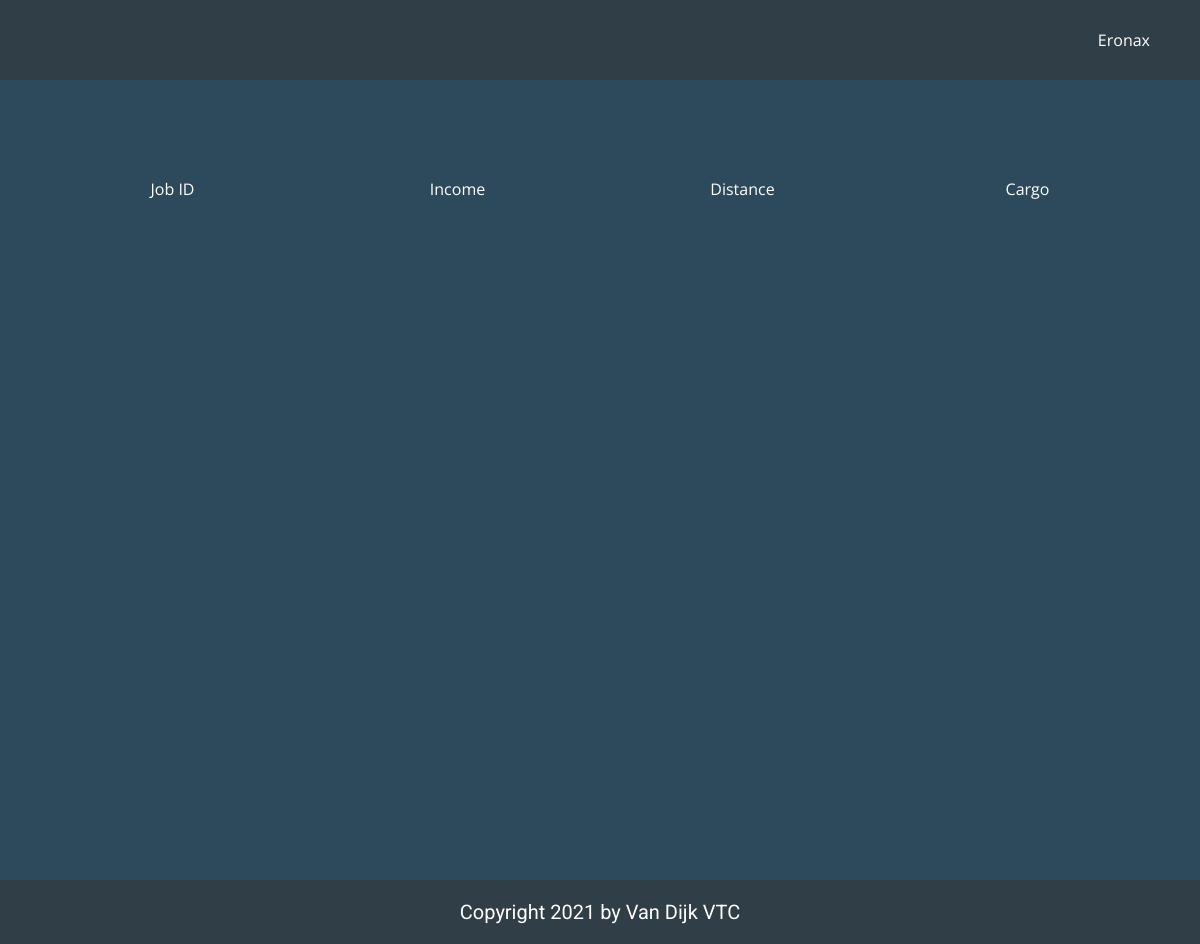
The page /jobs.php (signed in) on the database as committed earlier.
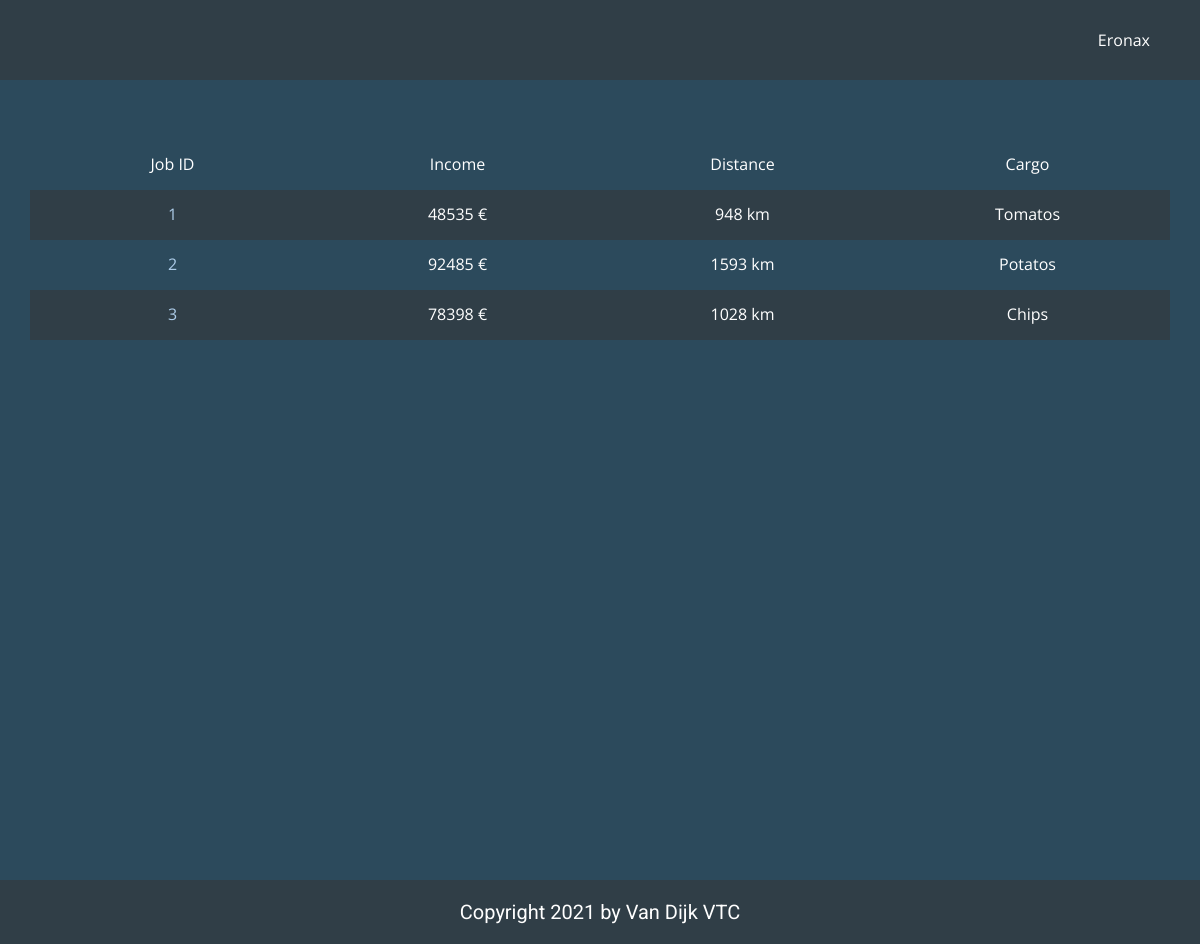
The same page on the database as committed later.
### tables this page shows
CREATE TABLE IF NOT EXISTS `jobs` (
  `id` int(11) NOT NULL AUTO_INCREMENT,
  `user_id` int(11) NOT NULL,
  `username` varchar(50) NOT NULL,
  `departure_id` int(11) NOT NULL,
  `destination_id` int(11) NOT NULL,
  `truck_id` int(11) NOT NULL,
  `cargo` varchar(50) NOT NULL,
  `income` int(11) NOT NULL,
  `distance` int(11) NOT NULL,
  `admin` varchar(50) NOT NULL,
  `evidence` text NOT NULL,
  `timestamp` timestamp NOT NULL DEFAULT current_timestamp() ON UPDATE current_timestamp(),
  PRIMARY KEY (`id`),
  KEY `FK_jobs_trucks` (`truck_id`),
  CONSTRAINT `FK_jobs_trucks` FOREIGN KEY (`truck_id`) REFERENCES `trucks` (`id`) ON DELETE NO ACTION ON UPDATE NO ACTION
);

### public/jobs.php (called while the page is built, shortened)
<?php
include '../app/database.php';
include '../app/classes/config.php';
$username = $_SESSION['name'];
$all_user_jobs = all_user_jobs($con, $username);
require '../views/jobs.view.php';

### app/database.php (called while the page is built, shortened)
<?php
function all_user_jobs($con, $username)
{
    $query = "SELECT jobs.id, jobs.income, jobs.distance, jobs.cargo
    FROM jobs
    WHERE jobs.username='$username'";
    $all_user_jobs = $con->query($query);
    return $all_user_jobs;
}

### views/jobs.view.php (the view, shortened to what this page needs)
<!DOCTYPE html>
<html style="font-size: 16px;">
<head>
  <link rel="stylesheet" href="../views/css/nicepage_users.css" media="screen">
  <link rel="stylesheet" href="../views/css/users.css" media="screen">
</head>
<body class="u-body">
  <?php include($header); ?>
  <section class="u-align-center u-clearfix u-custom-color-2 u-section-1" id="sec-d44b">
    <div class="u-clearfix u-sheet u-sheet-1">
      <div class="u-expanded-width u-table u-table-responsive u-table-1">
        <table class="u-table-entity u-table-entity-1">
          <colgroup>
            <col width="25%">
            <col width="25%">
            <col width="25%">
            <col width="25%">
          </colgroup>
          <tbody class="u-align-center u-table-alt-custom-color-1 u-table-body">
            <tr style="height: 50px;">
              <td class="u-table-cell">Job ID</td>
              <td class="u-table-cell">Income</td>
              <td class="u-table-cell">Distance</td>
              <td class="u-table-cell">Cargo</td>
            </tr>
            <?php while ($job = $all_user_jobs->fetch_assoc()) : ?>
              <tr style="height: 50px;">
                <td class="u-table-cell"><a href="../public/jobs.php?id=<?php echo $job["id"] ?>"><?php echo $job["id"] ?></a></td>
                <td class="u-table-cell"><?php echo $job["income"] ?> €</td>
                <td class="u-table-cell"><?php echo $job["distance"] ?> km</td>
                <td class="u-table-cell"><?php echo $job["cargo"] ?></td>
              </tr>
            <?php endwhile; ?>
          </tbody>
        </table>
      </div>
    </div>
  </section>
  <?php include($footer); ?>
</body>
</html>

### views/layout/header.php (shortened to what this page needs)
<?php
include_once '../app/classes/config.php';
include_once '../app/database.php';
?>
<header class="u-clearfix u-custom-color-1 u-header u-header" id="sec-7588">
    <div class="u-clearfix u-sheet u-sheet-1">
        <nav class="u-menu u-menu-dropdown u-offcanvas u-menu-1" data-responsive-from="XS">
            <?php if (!isset($_SESSION['loggedin'])) { ?>
                <div class="u-custom-menu u-nav-container">
                    <ul class="u-custom-font u-nav u-text-font u-unstyled u-nav-1">
                        <li class="u-nav-item"><a class="u-button-style u-nav-link u-text-active-white u-text-hover-palette-1-base" href="../public/index.php" style="padding: 10px 20px;">Home</a>
                            <div class="u-nav-popup">
                                <ul class="u-h-spacing-20 u-nav u-unstyled u-v-spacing-10 u-nav-2">
                                    <li class="u-nav-item"><a class="u-button-style u-custom-color-2 u-nav-link" href="../public/login.php">Login</a>
                                    </li>
                                    <li class="u-nav-item"><a class="u-button-style u-custom-color-2 u-nav-link" href="../public/register.php">Register</a>
                                    </li>
                                </ul>
                            </div>
                        </li>
                    </ul>
                </div>
                <div class="u-custom-menu u-nav-container-collapse">
                    <div class="u-container-style u-custom-color-1 u-inner-container-layout u-sidenav">
                        <div class="u-sidenav-overflow">
                            <div class="u-menu-close"></div>
                            <ul class="u-align-center u-nav u-popupmenu-items u-unstyled u-nav-3">
                                <li class="u-nav-item"><a class="u-button-style u-nav-link" href="../public/index.php" style="padding: 10px 20px;">Home</a>
                                    <div class="u-nav-popup">
                                        <ul class="u-h-spacing-20 u-nav u-unstyled u-v-spacing-10 u-nav-4">
                                            <li class="u-nav-item"><a class="u-button-style u-custom-color-2 u-nav-link" href="../public/login.php">Login</a>
                                            </li>
                                            <li class="u-nav-item"><a class="u-button-style u-custom-color-2 u-nav-link" href="../public/register.php">Register</a>
                                            </li>
                                        </ul>
                                    </div>
                                </li>
                            </ul>
                        </div>
                    </div>
                    <div class="u-custom-color-1 u-menu-overlay u-opacity u-opacity-70"></div>
                </div>
            <?php } else { ?>
                <div class="u-custom-menu u-nav-container">
                    <ul class="u-custom-font u-nav u-text-font u-unstyled u-nav-1">
                        <li class="u-nav-item"><a class="u-button-style u-nav-link u-text-active-white u-text-hover-palette-1-base" href="../public/index.php" style="padding: 10px 20px;"><?php echo $_SESSION["name"]; ?></a>
                        </li>
                    </ul>
                </div>
            <?php } ?>
        </nav>
    </div>
</header>

### views/layout/footer.php (shortened to what this page needs)
<footer class="u-align-center u-clearfix u-custom-color-1 u-footer u-footer" id="sec-d4d2">
    <div class="u-align-left u-clearfix u-sheet u-sheet-1">
        <h5 class="u-align-center u-text u-text-1">Copyright 2021 by Van Dijk VTC</h5>
    </div>
</footer>

### views/css/users.css (style rules this page uses)
.u-section-1 { background-image: none; }
.u-section-1 .u-sheet-1 { min-height: 100vh; }
.u-section-1 .u-table-1 { margin-top: 60px; margin-bottom: 60px; width: 1140px; }
.u-section-1 .u-table-entity-1 { min-height: 100px; }

Rows that differ between the two databases and show on the page:
added jobs: id "1", income "48535", distance "948", cargo "Tomatos"
added jobs: id "2", income "92485", distance "1593", cargo "Potatos"
added jobs: id "3", income "78398", distance "1028", cargo "Chips"
